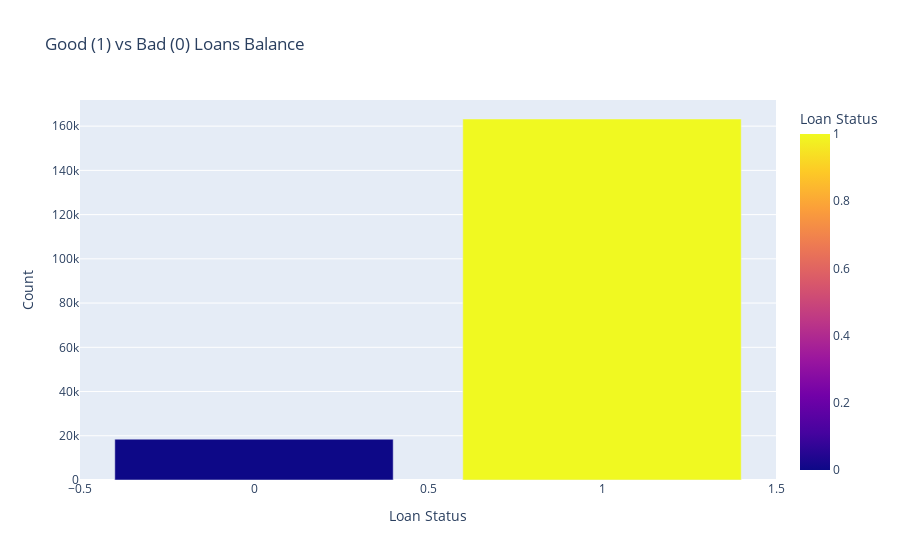

The notebook cell this image was saved under:
### Code cell
# Visualisasi distribusi good loans dan bad loans
df_visual = final_data.good_bad_loan.value_counts().reset_index()
df_visual.columns = ['Loan Status', 'Count']

fig = px.bar(df_visual, x='Loan Status', y='Count', title='Good (1) vs Bad (0) Loans Balance',
            labels={'Loan Status': 'Loan Status', 'Count': 'Count'},
            color='Loan Status', color_discrete_map={0: 'red', 1: 'green'})
fig.show()

### Figure 1 — Plotly figure (JSON) as saved in the notebook; plotly's stock layout.template omitted (floating-point values rounded to 4 significant figures)
{"data": [{"alignmentgroup": "True", "hovertemplate": "Loan Status=%{marker.color}<br>Count=%{y}<extra></extra>", "legendgroup": "", "marker": {"color": [1, 0], "coloraxis": "coloraxis", "pattern": {"shape": ""}}, "name": "", "offsetgroup": "", "orientation": "v", "showlegend": false, "textposition": "auto", "type": "bar", "x": [1, 0], "xaxis": "x", "y": [163226, 18460], "yaxis": "y"}], "layout": {"autosize": true, "barmode": "relative", "coloraxis": {"colorbar": {"title": {"text": "Loan Status"}}, "colorscale": [[0, "#0d0887"], [0.1111, "#46039f"], [0.2222, "#7201a8"], [0.3333, "#9c179e"], [0.4444, "#bd3786"], [0.5556, "#d8576b"], [0.6667, "#ed7953"], [0.7778, "#fb9f3a"], [0.8889, "#fdca26"], [1, "#f0f921"]]}, "legend": {"tracegroupgap": 0}, "title": {"text": "Good (1) vs Bad (0) Loans Balance"}, "xaxis": {"anchor": "y", "autorange": true, "domain": [0, 1], "range": [-0.5, 1.5], "title": {"text": "Loan Status"}, "type": "linear"}, "yaxis": {"anchor": "x", "autorange": true, "domain": [0, 1], "range": [0, 171800.0], "title": {"text": "Count"}, "type": "linear"}}}
